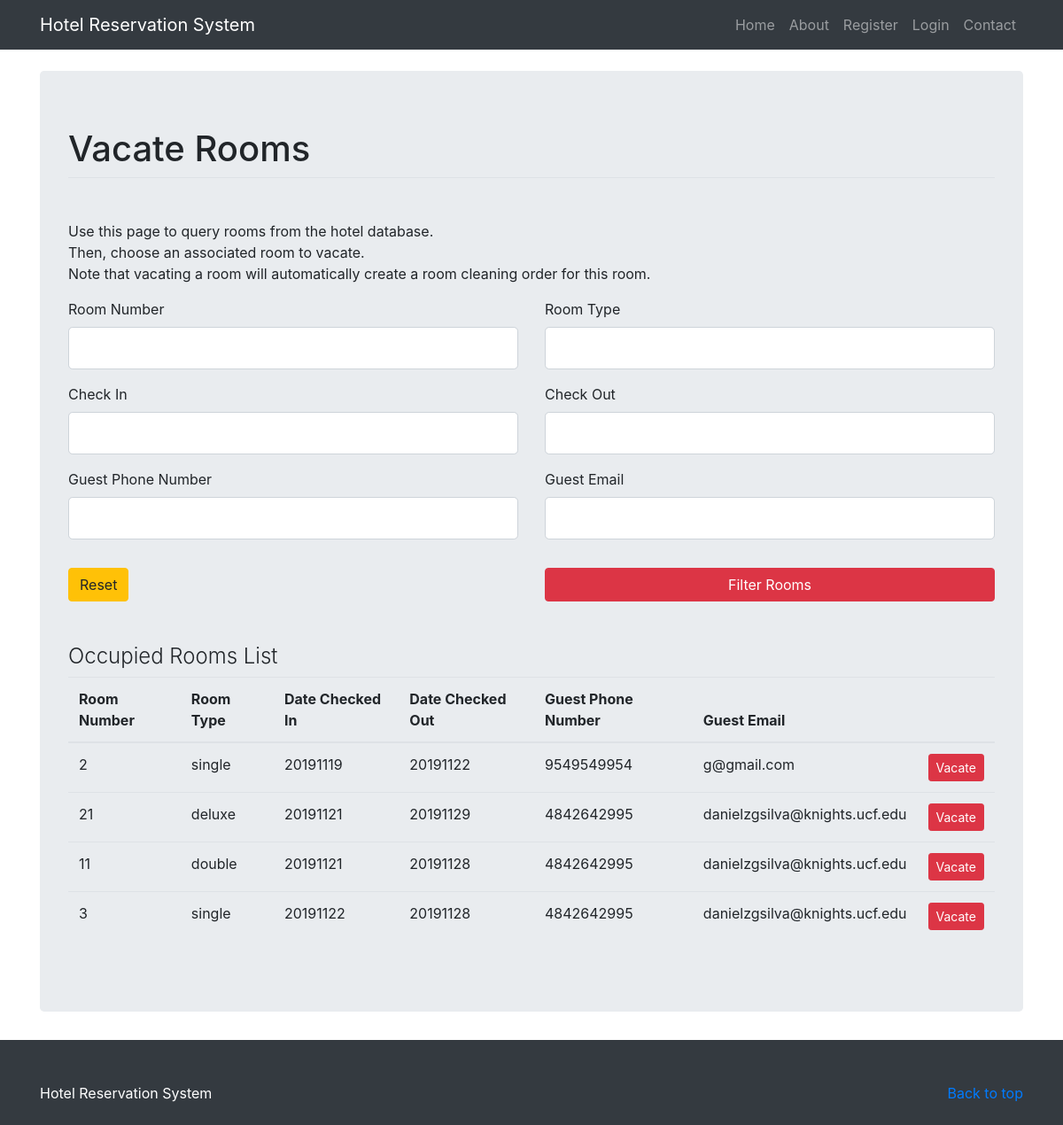
Page /vacate_room on the earlier database version.
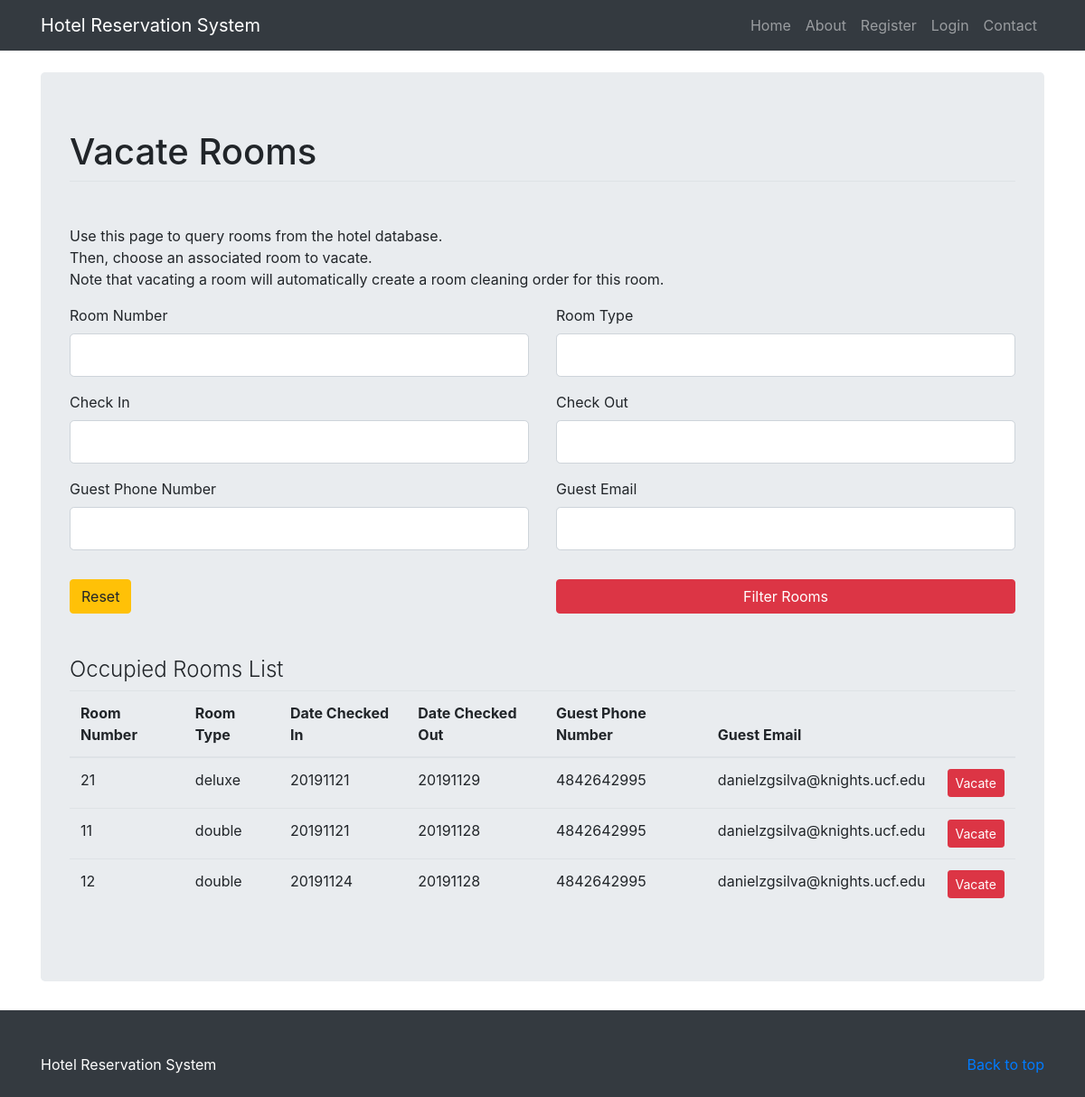
Same page on the later database version.
### hotel_system/models.py (models this page shows, shortened)
class Reservation(db.Model):
    id = db.Column(db.Integer, primary_key=True)
    first_name = db.Column(db.String(120), nullable=False)
    last_name = db.Column(db.String(120), nullable=False)
    email = db.Column(db.String(120), nullable=False)
    phone = db.Column(db.String(12), nullable = False)
    date_created = db.Column(db.DateTime, nullable = False, default = datetime.utcnow)
    credit_card = db.Column(db.String(20), nullable = False)
    check_in = db.Column(db.Integer, nullable=False)
    check_out = db.Column(db.Integer, nullable=False)
    tv = db.Column(db.Boolean, nullable = False, default = False)
    wifi = db.Column(db.Boolean, nullable = False, default = False)
    pool = db.Column(db.Boolean, nullable = False, default = False)
    room_type = db.Column(db.String(6), nullable = False)
    room_num = db.Column(db.Integer)

### hotel_system/routes.py (the view, shortened to what this page needs)
@app.route('/vacate_room', methods=['GET', 'POST'])
def vacate_room():
    form = VacateRoomForm()
    reservations = Reservation.query.filter(Reservation.check_in <= get_int_date(date.today())).all()
    return render_template('vacate_room.html', title="Vacate Room", form=form, reservations=reservations)

### hotel_system/forms.py (shortened to what this page needs)
class VacateRoomForm(FlaskForm):
    room_num = IntegerField('Room Number', validators=[Optional()])
    room_type = StringField('Room Type')
    check_in = IntegerField('Check In', validators=[Optional()])
    check_out = IntegerField('Check Out', validators=[Optional()])
    phone = StringField('Guest Phone Number', validators=[Optional()])
    email = StringField('Guest Email', validators=[Email(), Optional()])
    submit = SubmitField('Filter Rooms')

### hotel_system/utils.py (called while the page is built)
def get_int_date(date):
    if isinstance(date, int):
        return date
    date = int(str(date).replace('-', ''))
    return date

### hotel_system/templates/vacate_room.html (shortened to what the changed rows need)
{% extends "layout.html" %}
{% block content %}
<body>
    <main role="main">
        <div class="container"><br>
             <div class="jumbotron center">
         		<form action="" method="POST">
         			<fieldset class="form-group">
                <legend class ="border-bottom mb-4"><h1>Vacate Rooms</h1></legend><br>
         			</fieldset>
         		</form><br><br>
                <table class="table table-hover">
                      <thead>
                        <tr>
                          <th scope="col">Room Number</th>
                          <th scope="col">Room Type</th>
                          <th scope="col">Date Checked In</th>
                          <th scope="col">Date Checked Out</th>
                          <th scope="col">Guest Phone Number</th>
                          <th scope="col">Guest Email</th>
                          <th scope="col"></th>
                        </tr>
                      </thead>
                      <tbody>
                      {% for res in reservations %}
                        <tr>
                          <td>{{ res.room_num }}</td>
                          <td>{{ res.room_type }}</td>
                          <td>{{ res.check_in }}</td>
                          <td>{{ res.check_out }}</td>
                          <td>{{ res.phone }}</td>
                          <td>{{ res.email }}</td>
                          <td><a href="{{ url_for('vacate_room_helper', reservation=res.id, room_num = res.room_num) }}" class="btn btn-sm btn-rounded btn-danger">Vacate</a></td>
                        </tr>
                      {% endfor %}
                      </tbody>
                </table>
         	</div>
        </div>
    </main>
</body>
{% endblock %}

Differences in the rows shown:
no longer on this page (row edited): Reservation: room_num "2", room_type "single", check_in "20191119", check_out "20191122", phone "9549549954", email "g@gmail.com"
changed Reservation (number 3 of 3 on the later page): room_num "3" → "12"; room_type "single" → "double"; check_in "20191122" → "20191124"
